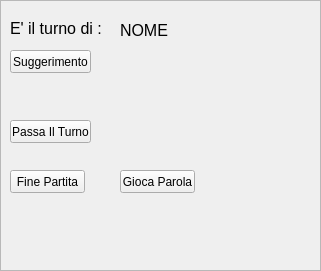
   <widget class="QFrame" name="fmInfoBox">
    <property name="geometry">
     <rect>
      <x>10</x>
      <y>50</y>
      <width>321</width>
      <height>271</height>
     </rect>
    </property>
    <property name="frameShape">
     <enum>QFrame::StyledPanel</enum>
    </property>
    <property name="frameShadow">
     <enum>QFrame::Raised</enum>
    </property>
    <widget class="QLabel" name="lbNomeTurno1">
     <property name="geometry">
      <rect>
       <x>10</x>
       <y>20</y>
       <width>101</width>
       <height>16</height>
      </rect>
     </property>
     <property name="font">
      <font>
       <pointsize>12</pointsize>
      </font>
     </property>
     <property name="text">
      <string>E' il turno di :</string>
     </property>
    </widget>
    <widget class="QLabel" name="lbNomeTurno2">
     <property name="geometry">
      <rect>
       <x>120</x>
       <y>20</y>
       <width>101</width>
       <height>21</height>
      </rect>
     </property>
     <property name="font">
      <font>
       <pointsize>12</pointsize>
      </font>
     </property>
     <property name="text">
      <string>NOME</string>
     </property>
    </widget>
    <widget class="QPushButton" name="btSuggerimento">
     <property name="geometry">
      <rect>
       <x>10</x>
       <y>50</y>
       <width>81</width>
       <height>23</height>
      </rect>
     </property>
     <property name="text">
      <string>Suggerimento</string>
     </property>
    </widget>
    <widget class="QPushButton" name="btPassaTurno">
     <property name="geometry">
      <rect>
       <x>10</x>
       <y>120</y>
       <width>81</width>
       <height>23</height>
      </rect>
     </property>
     <property name="text">
      <string>Passa Il Turno</string>
     </property>
    </widget>
    <widget class="QPushButton" name="btFine">
     <property name="geometry">
      <rect>
       <x>10</x>
       <y>170</y>
       <width>75</width>
       <height>23</height>
      </rect>
     </property>
     <property name="text">
      <string>Fine Partita</string>
     </property>
    </widget>
    <widget class="QPushButton" name="btParolaGiocata">
     <property name="geometry">
      <rect>
       <x>120</x>
       <y>170</y>
       <width>75</width>
       <height>23</height>
      </rect>
     </property>
     <property name="text">
      <string>Gioca Parola</string>
     </property>
    </widget>
   </widget>
